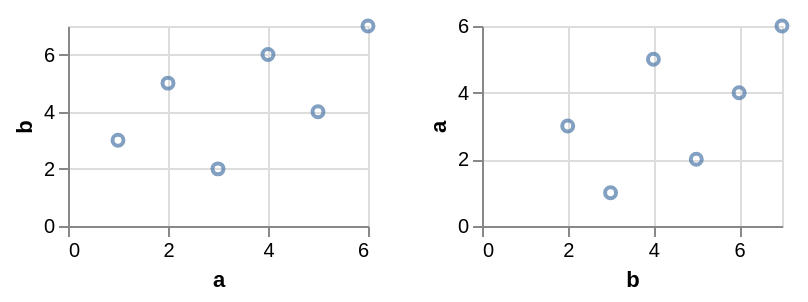

Vega-Lite specification for this chart:
### Vega-Lite specification from a JSON file in a GitHub repository (floating-point values rounded to 4 significant figures)
{"$schema": "https://vega.github.io/schema/vega-lite/v6.json", "data": {"values": [{"a": 1, "b": 3, "c": "x", "d": "2020-01-01"}, {"a": 2, "b": 5, "c": "y", "d": "2020-03-01"}, {"a": 3, "b": 2, "c": "x", "d": "2020-06-01"}, {"a": 4, "b": 6, "c": "z", "d": "2020-09-01"}, {"a": 5, "b": 4, "c": "y", "d": "2021-01-01"}, {"a": 6, "b": 7, "c": "z", "d": "2021-04-01"}]}, "hconcat": [{"width": 150, "height": 100, "mark": "point", "encoding": {"x": {"field": "a", "type": "quantitative"}, "y": {"field": "b", "type": "quantitative"}}, "params": [{"name": "brush", "select": {"type": "interval", "resolve": "union"}}]}, {"width": 150, "height": 100, "mark": "point", "encoding": {"x": {"field": "b", "type": "quantitative"}, "y": {"field": "a", "type": "quantitative"}}, "params": [{"name": "brush2", "select": {"type": "interval", "resolve": "intersect"}}]}]}
